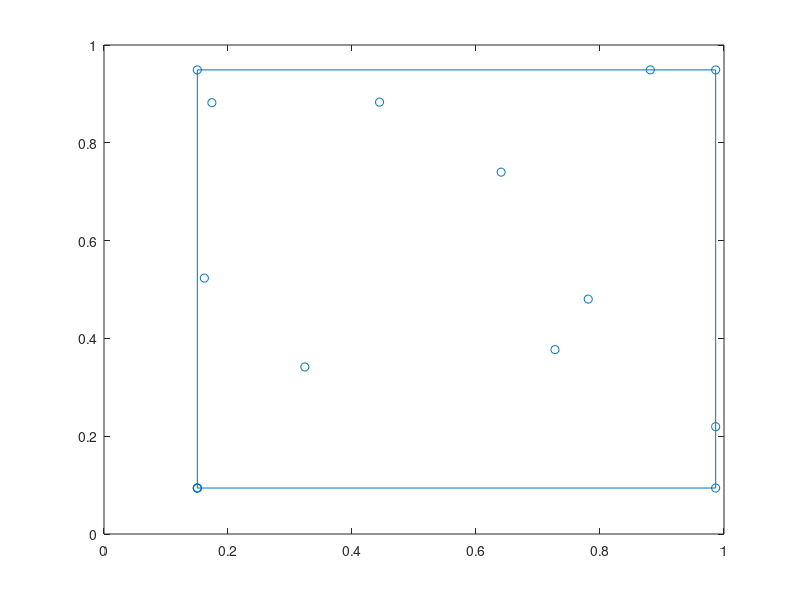

Reproduce this figure in MATLAB.
clear;
randPoints = rand(10, 2);
save("randPoints.txt", "randPoints", "-ascii")
clear;
data = importdata("randPoints.txt")
x_list = [];
y_list = [];
for point_idx = 1:10
    points(point_idx).x = data(point_idx, 1);
    points(point_idx).y = data(point_idx, 2);
    x_list = [x_list, points(point_idx).x];
    y_list = [y_list, points(point_idx).y];
end
x_min = min(x_list);
x_max = max(x_list);
y_min = min(y_list);
y_max = max(y_list);
[boardPoints_x, boardPoints_y] = meshgrid([x_min, x_max], [y_min, y_max])
scatter(x_list, y_list)
hold on
box on
plot([
        boardPoints_x(1, 1), boardPoints_x(1, 2), boardPoints_x(2, 2), boardPoints_x(2, 1), boardPoints_x(1, 1)
    ], [
        boardPoints_y(1, 1), boardPoints_y(1, 2), boardPoints_y(2, 2), boardPoints_y(2, 1), boardPoints_y(1, 1)
], '-o')
